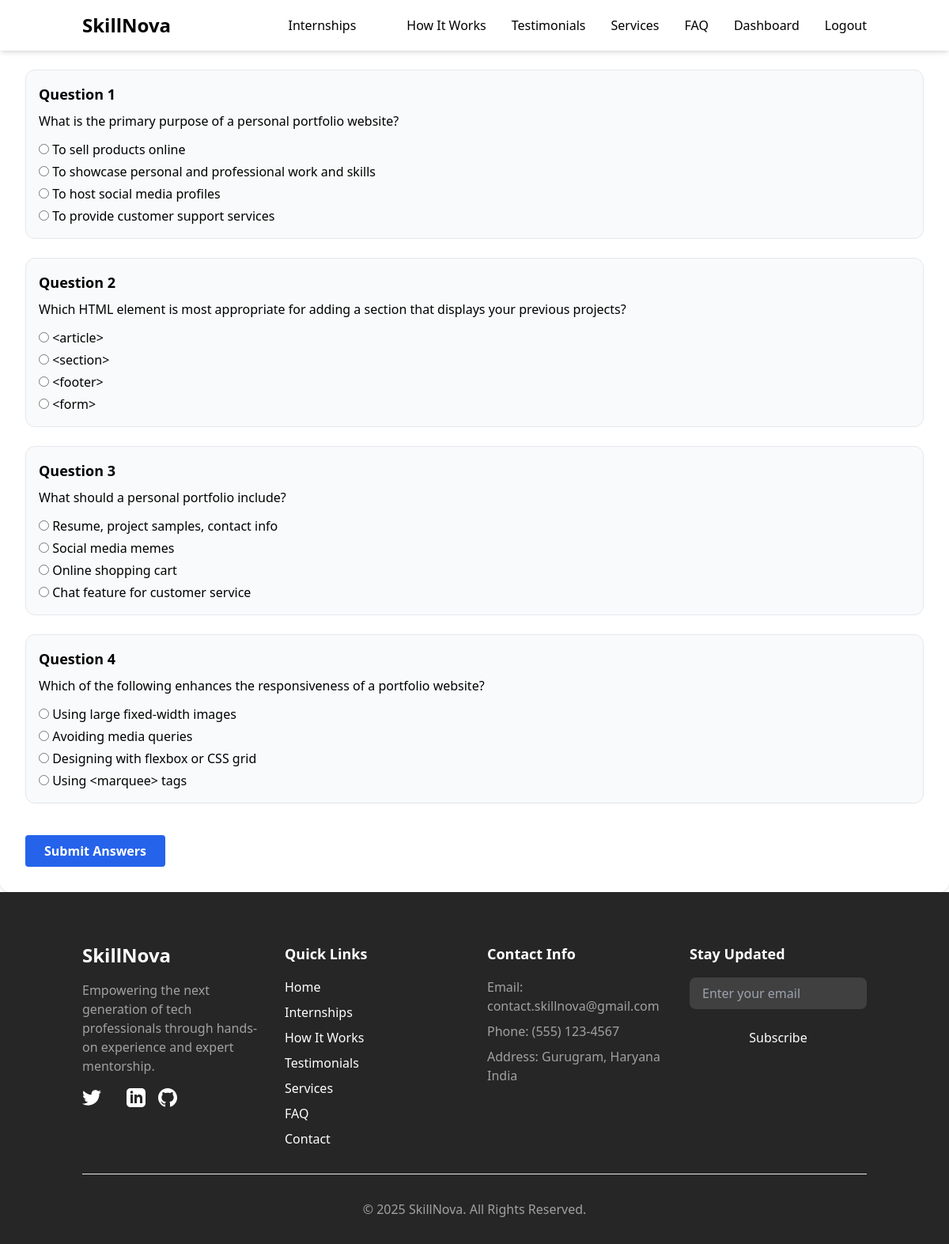
The app's page /project/1/assignments/ (signed in) with its own data.
### core/models.py (models this page shows, shortened)
class Assignment(models.Model):
    project = models.ForeignKey(Project, on_delete=models.CASCADE, related_name='assignments')
    question = models.TextField()
    option1 = models.CharField(max_length=255)
    option2 = models.CharField(max_length=255)
    option3 = models.CharField(max_length=255)
    option4 = models.CharField(max_length=255)
    correct = models.CharField(max_length=255)

### core/views.py (the view)
# urls.py: path('project/<int:pk>/assignments/', views.project_assignments, name='project_assignments'),
@login_required
def project_assignments(request, pk):
    project = get_object_or_404(Project, pk=pk)
    enrollment = Enrollment.objects.filter(user=request.user, training=project.training).first()
    if not enrollment or (project.training.is_paid and not enrollment.is_paid):
        return redirect('training_detail', pk=project.training.id)
    assignments = list(project.assignments.all())  # ensure it's a list so it's iterable multiple times
    if request.method == 'POST':
        form = AssignmentForm(request.POST, assignments=assignments)
        if form.is_valid():
            correct_count = 0
            for assignment in assignments:
                answer = form.cleaned_data.get(f'answer_{assignment.id}')
                if answer == assignment.correct:
                    correct_count += 1
            total = len(assignments)
            if correct_count >= total * 0.8:  # 80% threshold
                ProjectCompletion.objects.get_or_create(enrollment=enrollment, project=project)
            completed_projects = ProjectCompletion.objects.filter(enrollment=enrollment).count()
            total_projects = project.training.projects.count()
            enrollment.progress = int((completed_projects / total_projects) * 100)
            enrollment.save()
            return render(request, 'core/assignment_result.html', {
                'correct_count': correct_count,
                'total': total,
                'progress': enrollment.progress
            })
    else:
        form = AssignmentForm(assignments=assignments)
    return render(request, 'core/project_assignments.html', {
        'project': project,
        'form': form,
        'assignments': assignments
    })

### core/forms.py
class AssignmentForm(forms.Form):
    def __init__(self, *args, **kwargs):
        assignments = kwargs.pop('assignments')
        super().__init__(*args, **kwargs)
        for assignment in assignments:
            self.fields[f'answer_{assignment.id}'] = forms.ChoiceField(
                label=assignment.question,
                choices=[
                    (assignment.option1, assignment.option1),
                    (assignment.option2, assignment.option2),
                    (assignment.option3, assignment.option3),
                    (assignment.option4, assignment.option4),
                ],
                widget=forms.RadioSelect
            )

### templates/core/project_assignments.html (shortened to what this page needs)
{% extends "base.html" %}
{% block content %}
<div class="bg-white rounded-xl shadow p-8">
  <h1 class="text-2xl font-bold mb-6">{{ project.title }} - Assignments</h1>
  <form method="post">
    {% for assignment in assignments %}
    <div class="mb-6 p-4 bg-gray-50 border rounded-xl">
      <h4 class="text-lg font-semibold mb-2">Question {{ forloop.counter }}</h4>
      <p class="mb-3">{{ assignment.question }}</p>
      <label class="block mb-1">
        <input type="radio" name="answer_{{ assignment.id }}" value="{{ assignment.option1 }}" />
        {{ assignment.option1 }}
      </label>
      <label class="block mb-1">
        <input type="radio" name="answer_{{ assignment.id }}" value="{{ assignment.option2 }}" />
        {{ assignment.option2 }}
      </label>
      <label class="block mb-1">
        <input type="radio" name="answer_{{ assignment.id }}" value="{{ assignment.option3 }}" />
        {{ assignment.option3 }}
      </label>
      <label class="block">
        <input type="radio" name="answer_{{ assignment.id }}" value="{{ assignment.option4 }}" />
        {{ assignment.option4 }}
      </label>
    </div>
    {% endfor %}
    <button type="submit" class="mt-4 px-6 py-2 bg-blue-600 text-white font-semibold rounded hover:bg-blue-700">
      Submit Answers
    </button>
  </form>
</div>
{% endblock %}

### templates/base.html (shortened to what this page needs)
{% load static %}
<!DOCTYPE html>
<html lang="en">
<head>
    <link href="https://cdn.jsdelivr.net/npm/tailwindcss@2.2.19/dist/tailwind.min.css" rel="stylesheet">
    <link rel="stylesheet" href="{% static 'css/style.css' %}">
</head>
<body>
    {% include "partials/navbar.html" %}
    <div >
        {% block content %}
        {% endblock %}
    </div>
    {% include "partials/footer.html" %}
</body>
</html>

### templates/partials/navbar.html (shortened to what this page needs)
<header id="header" class="fixed w-full z-50 bg-white shadow-md">
        <nav class="container mx-auto px-4 py-4">
            <div class="flex justify-between items-center">
                <a href="{% url 'index' %}" class="text-2xl font-bold text-primary-600">SkillNova</a>
                <div class="hidden lg:flex space-x-8">
                    <a href="{% url 'index' %}#internships" class="text-neutral-600 hover:text-primary-600 transition duration-300">Internships</a>
                    <a href="{% url 'index' %}#how-it-works" class="text-neutral-600 hover:text-primary-600 transition duration-300">How It Works</a>
                    <a href="{% url 'index' %}#testimonials" class="text-neutral-600 hover:text-primary-600 transition duration-300">Testimonials</a>
                    <a href="{% url 'index' %}#services" class="text-neutral-600 hover:text-primary-600 transition duration-300">Services</a>
                    <a href="{% url 'index' %}#faq" class="text-neutral-600 hover:text-primary-600 transition duration-300">FAQ</a>
                {% if user.is_authenticated %}
                    <a href="{% url 'dashboard' %}" class="mr-4">Dashboard</a>
                    <a href="{% url 'account_logout' %}">Logout</a>
                {% else %}
                    <a href="{% url 'account_login' %}" class="mr-4">Login</a>
                    <a href="{% url 'account_signup' %}">Sign Up</a>
                {% endif %}
                </div>
            </div>
        </nav>
    </header>

### templates/partials/footer.html (shortened to what this page needs)
<div id="footer">
    <footer id="footer" class="bg-neutral-800 text-white pt-16 pb-8">
        <div class="container mx-auto px-4">
            <div class="grid md:grid-cols-4 gap-8 mb-8">
                <div class="animate__animated animate__fadeInUp">
                    <h3 class="text-2xl font-bold mb-4">SkillNova</h3>
                    <p class="text-neutral-400 mb-4">Empowering the next generation of tech professionals
                        through hands-on experience and expert mentorship.</p>
                    <div class="flex space-x-4">
                        <a href="#" class="text-neutral-400 hover:text-white transition-colors duration-300">
                        </a>
                        <a href="https://www.linkedin.com/in/skill-nova-9ba685350/" target="_blank"
                            class="text-neutral-400 hover:text-white transition-colors duration-300">
                        </a>
                        <a href="#" class="text-neutral-400 hover:text-white transition-colors duration-300">
                        </a>
                    </div>
                </div>
                <div class="animate__animated animate__fadeInUp" style="animation-delay: 0.2s">
                    <h4 class="text-lg font-semibold mb-4">Quick Links</h4>
                    <nav class="space-y-2">
                        <a href="nternship-prog.html"
                            class="block text-neutral-400 hover:text-white transition-colors duration-300">Home</a>
                        <a href="#internships"
                            class="block text-neutral-400 hover:text-white transition-colors duration-300">Internships</a>
                        <a href="#how-it-works"
                            class="block text-neutral-400 hover:text-white transition-colors duration-300">How
                            It Works</a>
                        <a href="#testimonials"
                            class="block text-neutral-400 hover:text-white transition-colors duration-300">Testimonials</a>
                        <a href="#services"
                            class="block text-neutral-400 hover:text-white transition-colors duration-300">Services</a>
                        <a href="#faq"
                            class="block text-neutral-400 hover:text-white transition-colors duration-300">FAQ</a>
                        <a href="#contact"
                            class="block text-neutral-400 hover:text-white transition-colors duration-300">Contact</a>
                    </nav>
                </div>
                <div class="animate__animated animate__fadeInUp" style="animation-delay: 0.4s">
                    <h4 class="text-lg font-semibold mb-4">Contact Info</h4>
                    <div class="space-y-2 text-neutral-400">
                        <p>Email: contact.skillnova@gmail.com</p>
                        <p>Phone: (555) 123-4567</p>
                        <p>Address: Gurugram, Haryana<br>India</p>
                    </div>
                </div>
                <div class="animate__animated animate__fadeInUp" style="animation-delay: 0.6s">
                    <h4 class="text-lg font-semibold mb-4">Stay Updated</h4>
                    <form class="space-y-4">
                        <input type="email" placeholder="Enter your email"
                            class="w-full px-4 py-2 bg-neutral-700 text-white rounded-lg focus:outline-none focus:ring-2 focus:ring-primary-600">
                        <button type="submit"
                            class="w-full px-4 py-2 bg-primary-600 text-white rounded-lg hover:bg-primary-700 transition-colors duration-300">
                            Subscribe
                        </button>
                    </form>
                </div>
            </div>
            <div class="border-t border-neutral-700 pt-8 mt-8">
                <p class="text-center text-neutral-400">© 2025 SkillNova. All Rights Reserved.</p>
            </div>
        </div>
    </footer>
</div>

### records on screen
Assignment: question "What is the primary purpose of a personal portfolio website?", option1 "To sell products online", option2 "To showcase personal and professional work and skills", option3 "To host social media profiles", option4 "To provide customer support services"
Assignment: question "Which HTML element is most appropriate for adding a section that displays your previous projects?", option1 "<article>", option2 "<section>", option3 "<footer>", option4 "<form>"
Assignment: question "What should a personal portfolio include?", option1 "Resume, project samples, contact info", option2 "Social media memes", option3 "Online shopping cart", option4 "Chat feature for customer service"
Assignment: question "Which of the following enhances the responsiveness of a portfolio website?", option1 "Using large fixed-width images", option2 "Avoiding media queries", option3 "Designing with flexbox or CSS grid", option4 "Using <marquee> tags"
